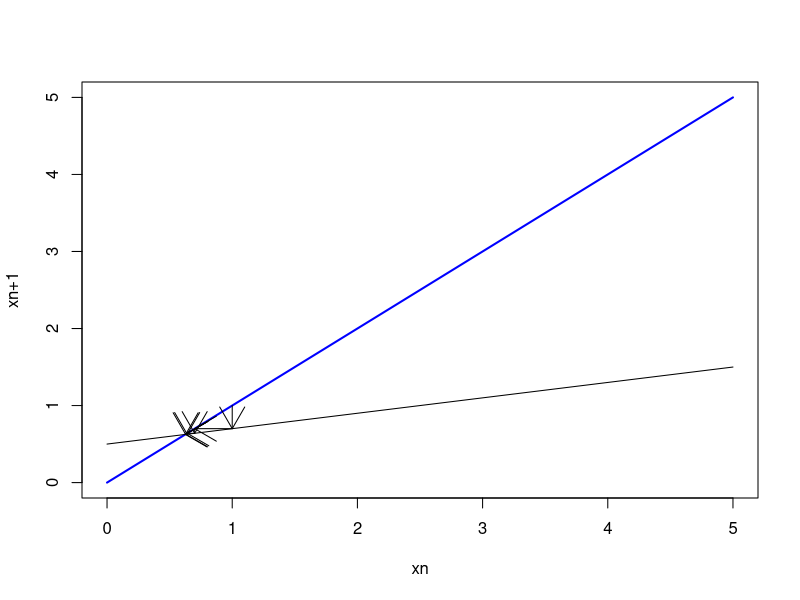
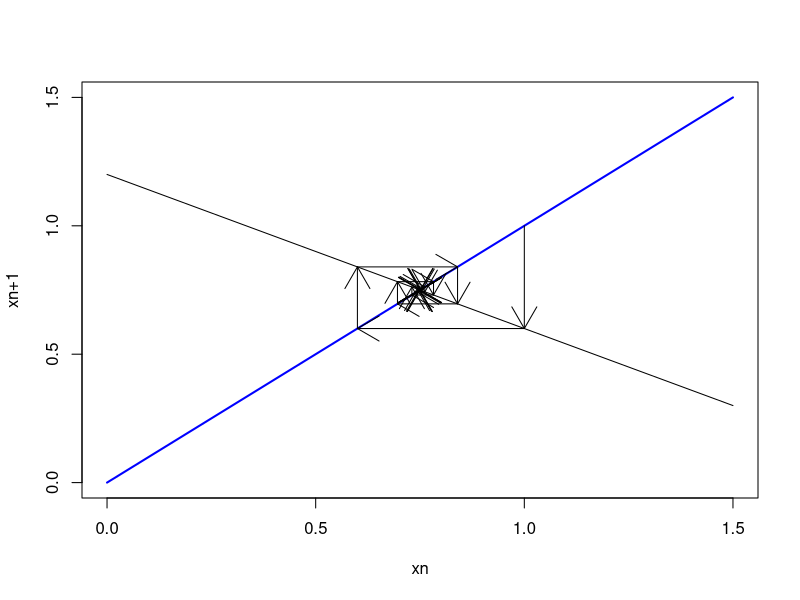
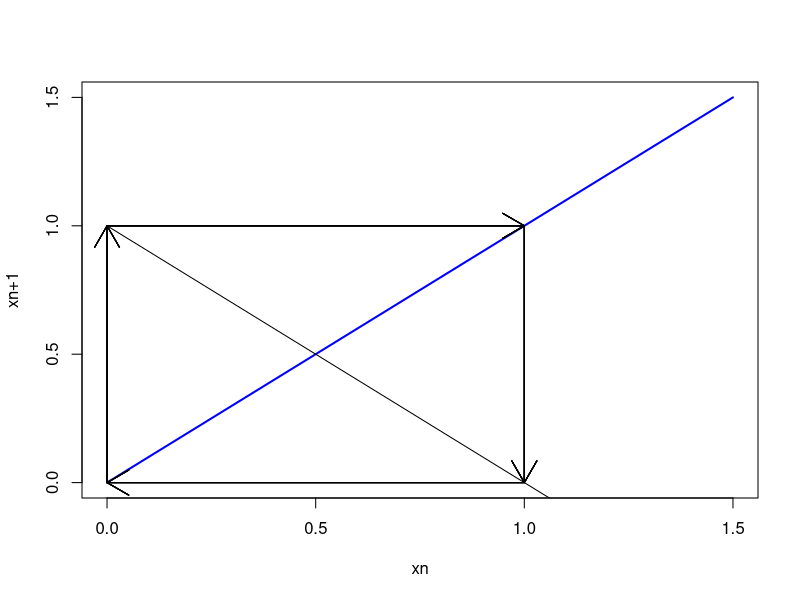
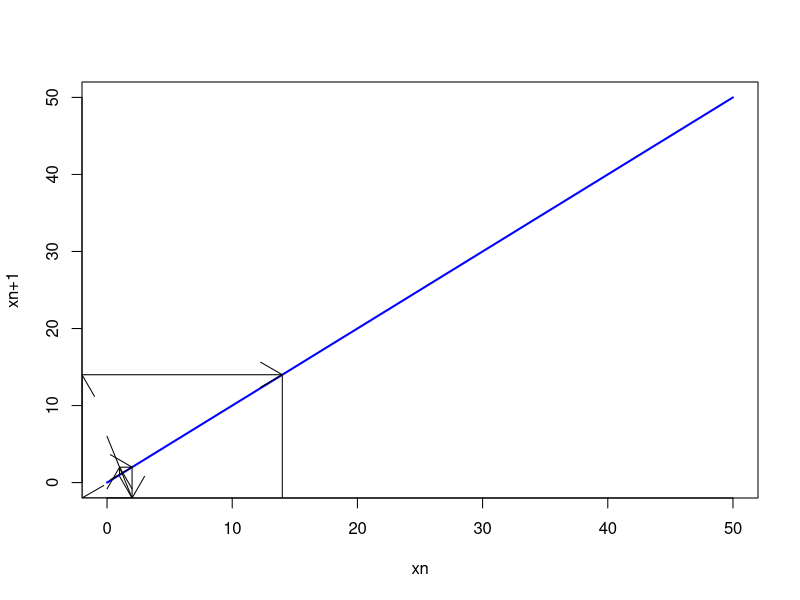

Write the R code that produced these figures, in order.
x=seq(0,5,0.01)
b=0.5
a=0.2
x1=rep(0,length(x))
x1=a*x+b
plot(x,x,type='l',lwd='2',col='blue',xlab='xn',ylab='xn+1')
lines(x,x1,type='l')
xn=1
for(m in 1:15){
  pn=a*xn+b
  arrows(xn,xn,xn,pn)
  arrows(xn,pn,pn,pn)
  xn=pn
}

x=seq(0,1.5,0.01)
b=1
a=0.5
c=0.3
d=0.4
A=(-c/a)
B=(b-d)/(a)
x1=rep(0,length(x))
x1=A*x+B
plot(x,x,type='l',lwd='2',col='blue',xlab='xn',ylab='xn+1')
lines(x,x1,type='l')
xn=1
for(m in 1:15){
  pn=A*xn+B
  arrows(xn,xn,xn,pn)
  arrows(xn,pn,pn,pn)
  xn=pn
}


x=seq(0,1.5,0.01)
b=1
a=0.6
c=0.6
d=0.4
A=(-c/a)
B=(b-d)/(a)
x1=rep(0,length(x))
x1=A*x+B
plot(x,x,type='l',lwd='2',col='blue',xlab='xn',ylab='xn+1')
lines(x,x1,type='l')
xn=1
for(m in 1:15){
  pn=A*xn+B
  arrows(xn,xn,xn,pn)
  arrows(xn,pn,pn,pn)
  xn=pn
}

x=seq(0,50,0.01)
b=1
a=0.1
c=0.4
d=0.4
A=(-c/a)
B=(b-d)/(a)
x1=rep(0,length(x))
x1=A*x+B
plot(x,x,type='l',lwd='2',col='blue',xlab='xn',ylab='xn+1')
lines(x,x1,type='l')
xn=1
for(m in 1:15){
  pn=A*xn+B
  arrows(xn,xn,xn,pn)
  arrows(xn,pn,pn,pn)
  xn=pn
}